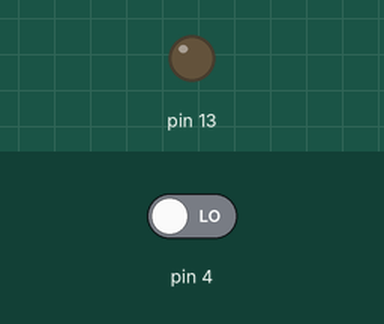
This sketch was run on a simulated Arduino Uno, built with avr-gcc and run on an emulated ATmega328P. On the bench: output pins drawn as LEDs (lit = HIGH). The test bench sets the inputs (shaded band); at power-on: pin 4 LOW.

Above: at 1.2 s.
1.3 s: pin 4 driven HIGH
At 2.5 s:
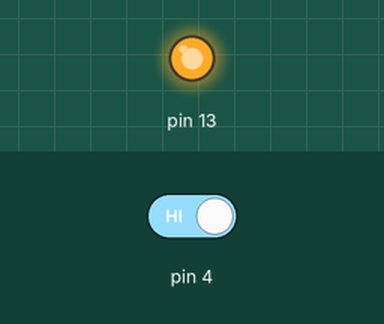
2.8 s: pin 4 driven LOW
At 3.6 s:
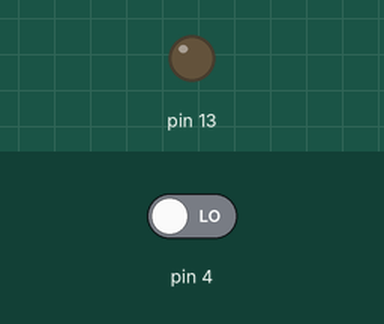
Timing chart, 0 to 5.8 s (numbered marks = the images above; inputs shaded):
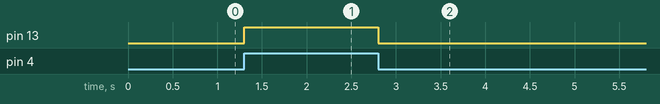

Measured:
- after the input at 1.3 s, pin 13: LOW → HIGH at once
- after the input at 2.8 s, pin 13: HIGH → LOW at once

The sketch:

exp1b.ino
```cpp
void setup() {


  // put your setup code here, to run once:
  pinMode(4, INPUT);
  pinMode(13, OUTPUT);
  digitalWrite(13, LOW);
}

void loop() {
  // put your main code here, to run repeatedly:
  int sw=digitalRead(4);
  if(sw==HIGH){
    digitalWrite(13,HIGH);
  }
  else{
    digitalWrite(13,LOW);
  }
}
```
